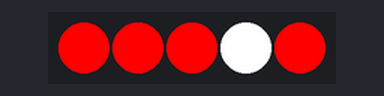
Bench run of a sketch on a simulated Arduino Uno, built with avr-gcc and run on an emulated ATmega328P. Parts: 5 RGB LEDs in strip order, left to right. Random numbers use the default seed unless the sketch sets one.

Above: at 0.61 s.
At 26.8 s:
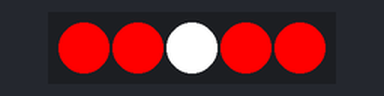
At 69.0 s:
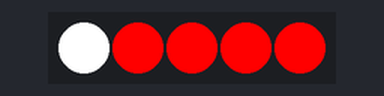
At 101.3 s:
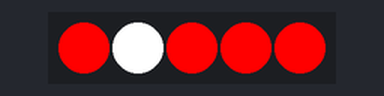
At 128.1 s:
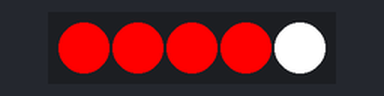
Timing chart, 0 to 130.0 s (numbered marks = the images above):
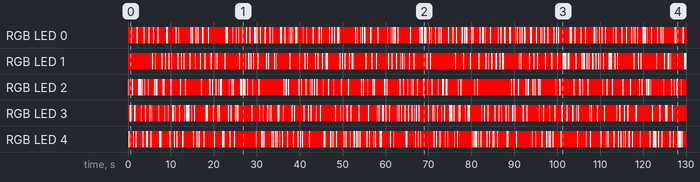

The sketch:

sparkle.ino
```cpp
#include "FastLED.h"
#define NUM_LEDS 5
CRGB leds[NUM_LEDS];
#define PIN 6

void setup()
{
  FastLED.addLeds<WS2812B, PIN, GRB>(leds, NUM_LEDS).setCorrection( TypicalLEDStrip );
}


void loop() {
  Sparkle(0xff, 0xff, 0xff, 0xff, 0x00, 0x00, 200);
}

void Sparkle(byte red, byte green, byte blue, byte red1, byte green1, byte blue1, int SpeedDelay) {
  setAll(red1, green1, blue1);
  int Pixel = random(NUM_LEDS);
  setPixel(Pixel,red,green,blue);
  showStrip();
  delay(SpeedDelay);
}


void showStrip() {
 #ifdef ADAFRUIT_NEOPIXEL_H
   // NeoPixel
   strip.show();
 #endif
 #ifndef ADAFRUIT_NEOPIXEL_H
   // FastLED
   FastLED.show();
 #endif
}

void setPixel(int Pixel, byte red, byte green, byte blue) {
 #ifdef ADAFRUIT_NEOPIXEL_H
   // NeoPixel
   strip.setPixelColor(Pixel, strip.Color(red, green, blue));
 #endif
 #ifndef ADAFRUIT_NEOPIXEL_H
   // FastLED
   leds[Pixel].r = red;
   leds[Pixel].g = green;
   leds[Pixel].b = blue;
 #endif
}

void setAll(byte red, byte green, byte blue) {
  for(int i = 0; i < NUM_LEDS; i++ ) {
    setPixel(i, red, green, blue);
  }
  showStrip();
}
```

Measured:
- by itself, RGB LED 0: off → RGB(255, 0, 0) at 0.01 s, → RGB(255, 255, 255) 0.81 s later, → RGB(255, 0, 0) 0.20 s later, → RGB(255, 255, 255) 1.0 s later, … (239 changes in this stretch)
- by itself, RGB LED 1: off → RGB(255, 0, 0) at 0.01 s, → RGB(255, 255, 255) 5.7 s later, → RGB(255, 0, 0) 0.20 s later, → RGB(255, 255, 255) 0.41 s later, … (188 changes in this stretch)
- what the display in image 0 shows lasts 0.4 s, from 0.4 s to 0.8 s
- what the display in image 1 shows lasts 0.6 s, from 26.8 s to 27.4 s
- what the display in image 3 shows lasts 1.1 s, from 101.2 s to 102.3 s
